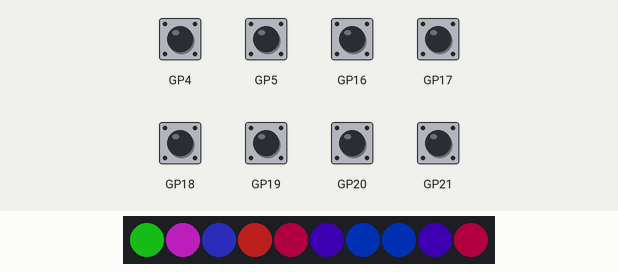
Simulated run of this program. Board: Raspberry Pi Pico running CircuitPython. Parts: 10 RGB LEDs in strip order, left to right. Inputs (shaded band) come from the test bench; at power-on: GP4, GP5, GP16–21 HIGH. Dim RGB values are drawn brighter than linear; USB keyboard and mouse output is not drawn.

Above: at 1.2 s.
1.3 s: GP4 pulled LOW for 0.15 s
At 1.67 s:
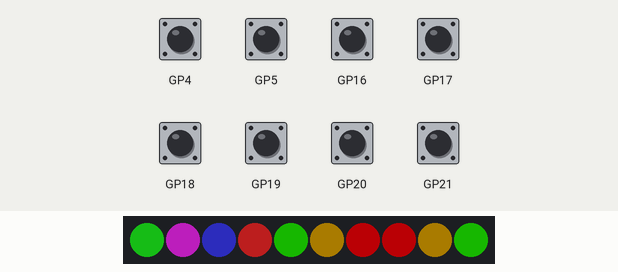
2.0 s: GP5 pulled LOW for 0.15 s
At 2.29 s:
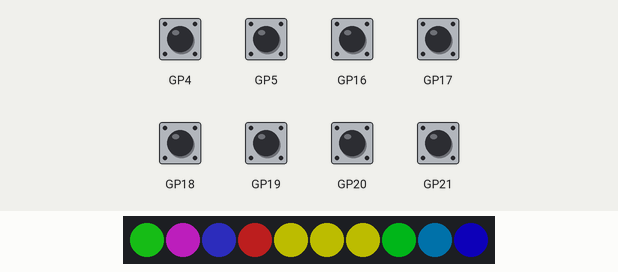
2.7 s: GP16 pulled LOW for 0.15 s
At 2.9 s:
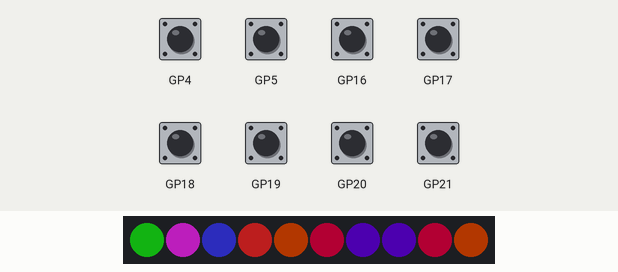
3.4 s: GP17 pulled LOW for 0.15 s
At 3.81 s:
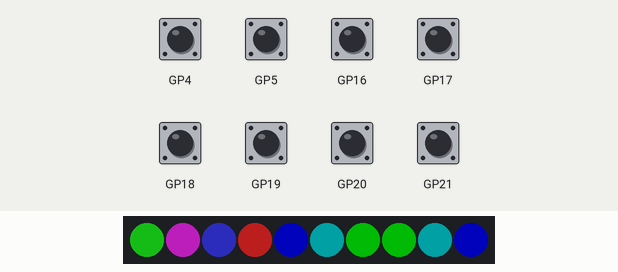
4.1 s: GP18 pulled LOW for 0.15 s
At 4.42 s:
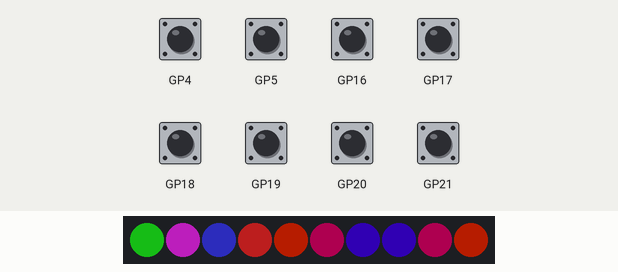
4.8 s: GP19 pulled LOW for 0.15 s
At 5.03 s:
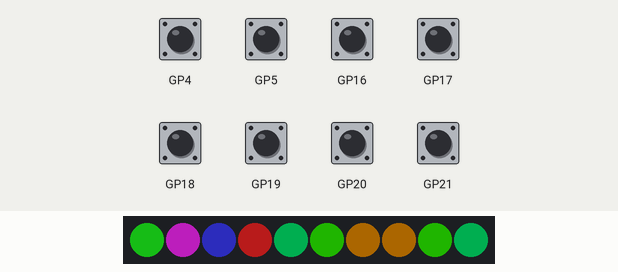
Timing chart, 0 to 6.5 s (numbered marks = the images above; inputs shaded):
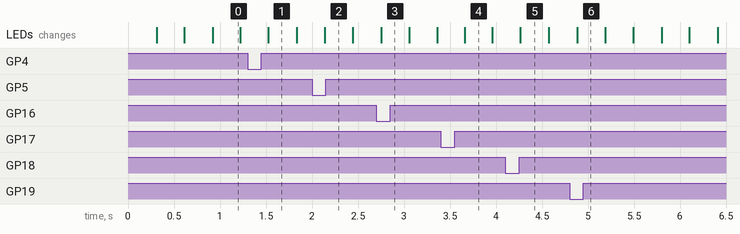

The program:

Code.py
```python
import board
import digitalio
import usb_hid
import time
import neopixel
import math # Used for sine wave calculation for pulsing LEDs
from adafruit_hid.keyboard import Keyboard
from adafruit_hid.keycode import Keycode

# --- Configuration Section ---

# NeoPixel Setup:
# Connect the Data In (DI) pin of your WS2812B LED strip to GP0 on the Pico.
PIXEL_PIN = board.GP0
NUM_PIXELS = 10  # Total number of WS2812B LEDs in your strip/chain
BRIGHTNESS = 0.3 # Global brightness for all NeoPixels (0.0 to 1.0, 0.3 is a good starting point)

# Button Setup:
BUTTON_CONFIG = {
    board.GP16: Keycode.W,
    board.GP17: Keycode.A,
    board.GP18: Keycode.S,
    board.GP19: Keycode.D,
    board.GP4: Keycode.Q,
    board.GP5: Keycode.E,
    board.GP21: Keycode.ESCAPE,
    board.GP20: Keycode.ENTER,
}

# LED Base Colors (RGB tuples):
# These are the static colors when the LEDs are not actively pulsing or overridden.
COLOR_GREEN = (30, 255, 30)
COLOR_PINK = (255, 40, 255)
COLOR_BLUE = (60, 60, 255)
COLOR_RED = (255, 40, 40)
COLOR_YELLOW = (255, 255, 0)
COLOR_OFF = (0, 0, 0) # Represents an LED being off

# Pulsing Animation Configuration:
PULSE_DURATION = 0.5  # Time in seconds for one full pulse cycle (e.g., from dimmest to brightest and back)
PULSE_MAGNITUDE_FACTOR = 0.7 # How much the brightness varies during the pulse (0.0 = no change, 1.0 = dims significantly)

# Rainbow Flow Configuration:
# This value determines how quickly the color changes between adjacent LEDs in the rainbow.
# A larger value makes the colors more "cohesive" and appear to flow gradually,
# while a smaller value makes the color steps more distinct.
RAINBOW_INCREMENT_PER_LED = 40 # Adjusted for more distinct flow (e.g., 10-40)

# --- Initialization Section ---

# Initialize the HID Keyboard device for USB communication.
keyboard = Keyboard(usb_hid.devices)

# Initialize the NeoPixel strip.
# `auto_write=False` means we manually call `pixels.show()` to update the LEDs.
pixels = neopixel.NeoPixel(PIXEL_PIN, NUM_PIXELS, brightness=BRIGHTNESS, auto_write=False)

# Prepare button objects and their states.
# This dictionary will store the DigitalInOut object, keycode, and current pressed state for each button.
buttons = {}
for pin, keycode in BUTTON_CONFIG.items():
    button = digitalio.DigitalInOut(pin)
    button.direction = digitalio.Direction.INPUT
    button.pull = digitalio.Pull.UP  # Enable internal pull-up resistor for button input
    buttons[pin] = {"object": button, "keycode": keycode, "is_pressed": False}

# Store the `time.monotonic()` timestamp when a relevant button was last pressed.
# This helps in calculating the phase of the pulsing animation.
pulse_start_times = {
    Keycode.W: 0.0, # Initialize with 0.0 (or any non-zero value to indicate not pulsing)
    Keycode.A: 0.0,
    Keycode.S: 0.0,
    Keycode.D: 0.0,
}

# --- Helper Functions Section ---

def wheel(pos):
    """
    Generates a color from a rainbow wheel.
    Input `pos` is an integer from 0 to 255, representing a position in the color spectrum.
    Returns an RGB tuple (R, G, B).
    The colors transition smoothly from red -> green -> blue -> back to red.
    """
    if pos < 0 or pos > 255:
        return (0, 0, 0) # Return black if position is out of range
    if pos < 85:  # Red to Green
        return (255 - pos * 3, pos * 3, 0)
    if pos < 170: # Green to Blue
        pos -= 85
        return (0, 255 - pos * 3, pos * 3)
    # Blue to Red
    pos -= 170
    return (pos * 3, 0, 255 - pos * 3)

def apply_pulse(base_color, keycode, pulse_duration, pulse_magnitude_factor):
    """
    Adds a smooth pulsing effect to a given base color.
    The LED's brightness will smoothly cycle from `(1.0 - pulse_magnitude_factor)`
    of its original brightness up to `1.0` of its original brightness.
    """
    start_time = pulse_start_times[keycode]
    if start_time == 0.0:
        return base_color

    elapsed_time = time.monotonic() - start_time
    pulse_val = (math.sin(elapsed_time * 2 * math.pi / pulse_duration) + 1) / 2
    current_brightness_factor = (1.0 - pulse_magnitude_factor) + (pulse_val * pulse_magnitude_factor)
    adjusted_color = tuple(int(c * current_brightness_factor) for c in base_color)
    return adjusted_color

# --- Main Program Loop ---

rainbow_offset = 0  # Used to animate the rainbow spectrum for LEDs 5-10

while True:
    current_time = time.monotonic() # Get current time for precise pulsing calculations

    # --- 1. Process Button States ---
    for pin, button_data in buttons.items():
        button_obj = button_data["object"]
        keycode = button_data["keycode"]

        # Check if the button is currently pressed (pin reads LOW)
        # and if its state has changed from not pressed to pressed.
        if not button_obj.value and not button_data["is_pressed"]:
            buttons[pin]["is_pressed"] = True  # Update internal state
            keyboard.press(keycode)            # Send 'press' HID event to the computer

            # If this button is one of the ones that triggers an LED pulse,
            # record the current time as the start of its pulse.
            if keycode in pulse_start_times:
                pulse_start_times[keycode] = current_time

        # Check if the button is currently released (pin reads HIGH)
        # and if its state has changed from pressed to released.
        elif button_obj.value and button_data["is_pressed"]:
            buttons[pin]["is_pressed"] = False # Update internal state
            keyboard.release(keycode)          # Send 'release' HID event to the computer

            # If this button was pulsing, reset its pulse timer.
            # Setting it to 0.0 tells `apply_pulse` to stop pulsing.
            if keycode in pulse_start_times:
                pulse_start_times[keycode] = 0.0

    # --- 2. Update LED States ---

    # LED 1 (Index 0): Constant Green, Pulse when W is pressed.
    if buttons[board.GP16]["is_pressed"]: # Check if W key is currently held down
        pixels[0] = apply_pulse(COLOR_GREEN, Keycode.W, PULSE_DURATION, PULSE_MAGNITUDE_FACTOR)
    else:
        pixels[0] = COLOR_GREEN # Static green when W is not pressed

    # LED 2 (Index 1): Constant Pink, Pulse when A is pressed.
    if buttons[board.GP17]["is_pressed"]: # Check if A key is currently held down
        pixels[1] = apply_pulse(COLOR_PINK, Keycode.A, PULSE_DURATION, PULSE_MAGNITUDE_FACTOR)
    else:
        pixels[1] = COLOR_PINK

    # LED 3 (Index 2): Constant Blue, Pulse when S is pressed.
    if buttons[board.GP18]["is_pressed"]: # Check if S key is currently held down
        pixels[2] = apply_pulse(COLOR_BLUE, Keycode.S, PULSE_DURATION, PULSE_MAGNITUDE_FACTOR)
    else:
        pixels[2] = COLOR_BLUE

    # LED 4 (Index 3): Constant Red, Pulse when D is pressed.
    if buttons[board.GP19]["is_pressed"]: # Check if D key is currently held down
        pixels[3] = apply_pulse(COLOR_RED, Keycode.D, PULSE_DURATION, PULSE_MAGNITUDE_FACTOR)
    else:
        pixels[3] = COLOR_RED

    # Get states for Q and E buttons
    is_q_pressed = buttons[board.GP4]["is_pressed"]
    is_e_pressed = buttons[board.GP5]["is_pressed"]

    # LEDs 5-10 (Indices 4-9): Specific Yellow or Rainbow with directional flow
    for i in range(4, NUM_PIXELS): # Loop through LEDs from index 4 up to NUM_PIXELS-1 (LEDs 5 through 10)
        if i in [4, 5, 6] and is_e_pressed: # Check for LEDs 5, 6, 7 (indices 4, 5, 6) when E is pressed
            pixels[i] = COLOR_YELLOW
        elif i in [7, 8, 9] and is_q_pressed: # Check for LEDs 8, 9, 10 (indices 7, 8, 9) when Q is pressed
            pixels[i] = COLOR_YELLOW
        else:
            # Apply the rainbow cycling effect with directional flow
            if i in [4, 5, 6]:
                # LEDs 4, 5, 6: Flow from left to right (starting at LED 6 and ending at LED 4).
                # This means the color for LED 6 should be 'start', LED 5 'middle', LED 4 'end'.
                # To achieve this with `rainbow_offset` moving linearly, we invert the index.
                group_relative_index = 6 - i # 0 for i=6, 1 for i=5, 2 for i=4
                pixel_color_pos = (group_relative_index * RAINBOW_INCREMENT_PER_LED + rainbow_offset) % 256
                pixels[i] = wheel(pixel_color_pos)
            elif i in [7, 8, 9]:
                # LEDs 7, 8, 9: Flow from right to left (starting at LED 7 and ending at LED 9).
                # This means the color for LED 7 should be 'start', LED 8 'middle', LED 9 'end'.
                group_relative_index = i - 7 # 0 for i=7, 1 for i=8, 2 for i=9
                pixel_color_pos = (group_relative_index * RAINBOW_INCREMENT_PER_LED + rainbow_offset) % 256
                pixels[i] = wheel(pixel_color_pos)

    # Advance the rainbow animation for the next loop iteration.
    rainbow_offset = (rainbow_offset + 2) % 256 # Increased increment for faster flow

    pixels.show() # Send the updated color data to the NeoPixels. This makes the changes visible.

    time.sleep(0.01) # Small delay to prevent busy-waiting and allow other processes to run smoothly.
```
